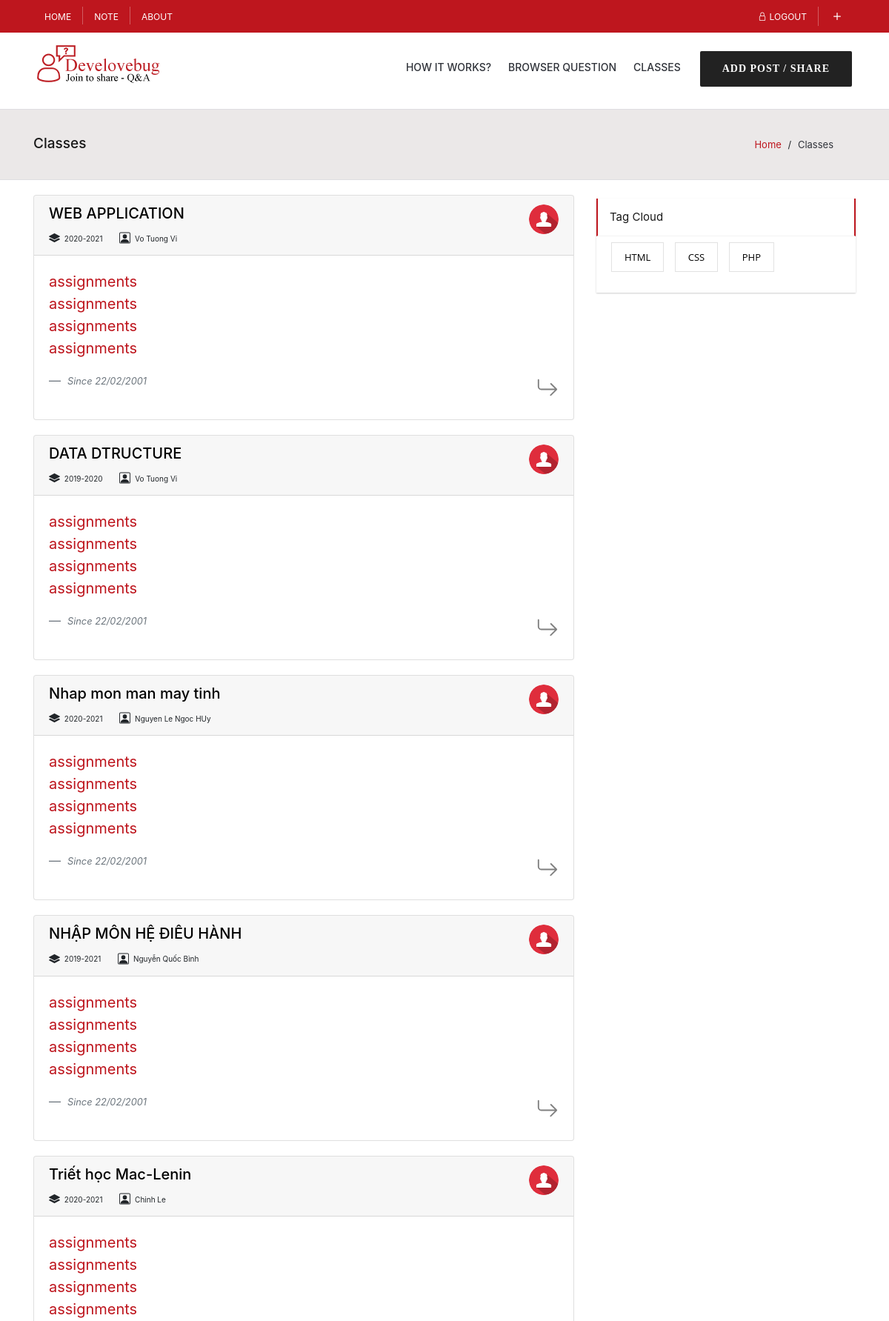
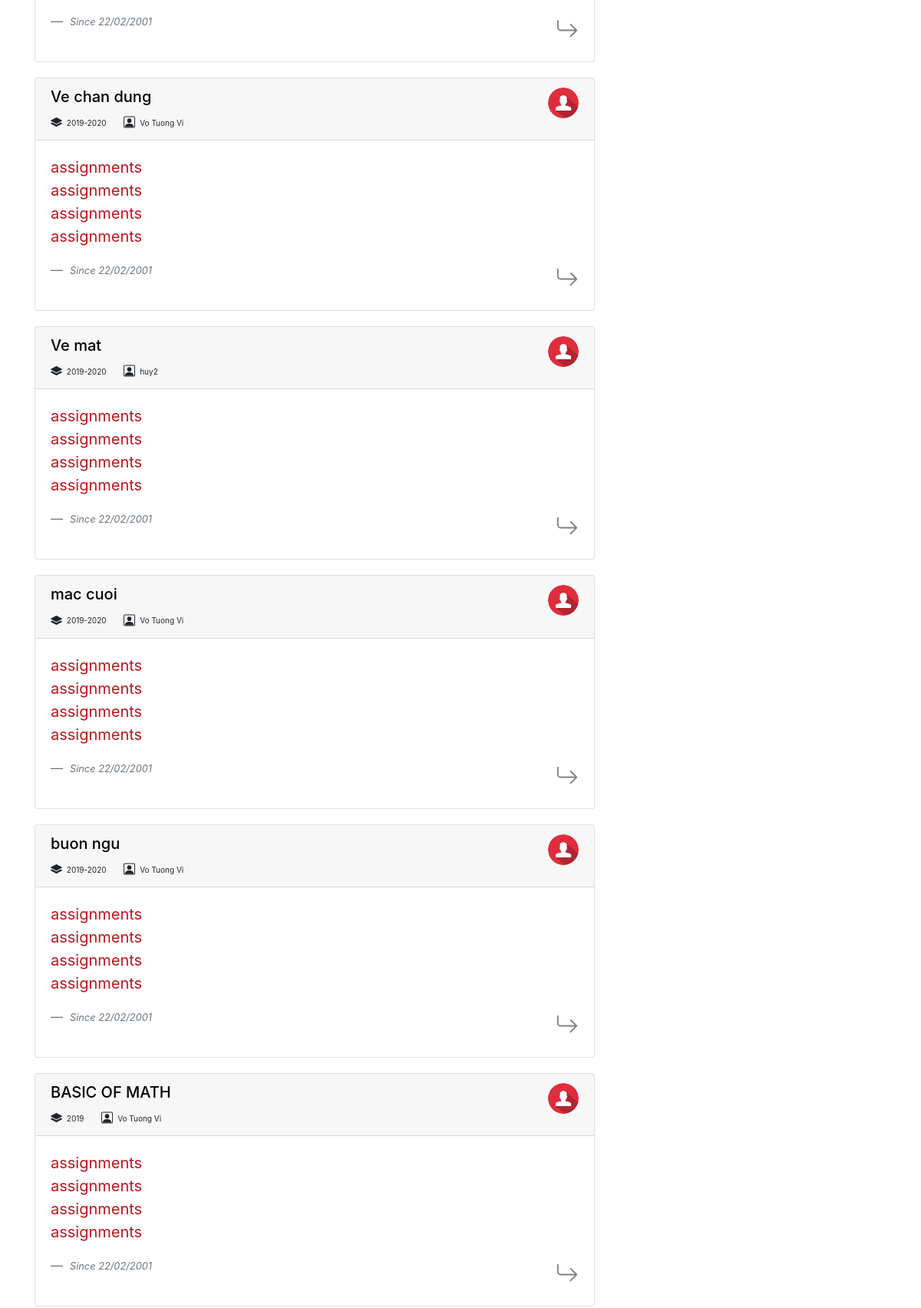
Page /classes.php (signed in, upper part) on the committed database (2 pictures, top to bottom).
### tables this page shows
CREATE TABLE `class_user_role` (
  `class_id` int(11) NOT NULL,
  `user_id` int(11) NOT NULL,
  `role_id` int(11) NOT NULL
);

CREATE TABLE `classes` (
  `id` int(11) NOT NULL,
  `subject` varchar(255) NOT NULL,
  `code` varchar(255) NOT NULL,
  `semester` varchar(255) NOT NULL,
  `room` varchar(255) DEFAULT NULL,
  `avatar` varchar(255) NOT NULL DEFAULT 'img/class1.png',
  `created_date` date NOT NULL
);

CREATE TABLE `users` (
  `id` int(11) NOT NULL,
  `username` varchar(255) NOT NULL,
  `password` varchar(255) NOT NULL,
  `email` varchar(255) NOT NULL,
  `fullname` varchar(255) NOT NULL,
  `birth` date NOT NULL,
  `tel` varchar(255) NOT NULL,
  `token` varchar(255) NOT NULL,
  `verified` tinyint(1) NOT NULL,
  `avatar` varchar(256) DEFAULT 'img/avatar.png'
);

### dao/functions.php (called while the page is built, shortened)
<?php
    function getClassInfo($conn, $classId){
        $sql =  $conn->prepare("SELECT * FROM classes WHERE id = ?");
        $sql->bind_param("i", $classId);
        $result = null;
        if($sql->execute()){
            $result = $sql->get_result();
        }
        return $result;
    }
    function getTeacherInfo($conn, $classId){
        $roleId = 2;
        $sql =  $conn->prepare("SELECT * FROM class_user_role WHERE class_id = ? AND role_id = ?");
        $sql->bind_param("ii", $classId, $roleId);
        $teacher_info  = null;
        if($sql->execute()){
            $result = $sql->get_result();
            if($result->num_rows > 0){
                $teacher_info = $result->fetch_assoc();
                $sql =  $conn->prepare("SELECT * FROM users WHERE id = ?");
                $sql->bind_param("i", $teacher_info['user_id']);
                if($sql->execute()){
                    $result = $sql->get_result();
                    $teacher_info = $result->fetch_assoc();
                }
            }
        }
        return $teacher_info;
    }
    function getClassesList($conn, $userId){
        $sql =  $conn->prepare("SELECT * FROM class_user_role WHERE user_id = ? ");
        $sql->bind_param("i", $userId);
        $result = null;
        if($sql->execute()){
            $result = $sql->get_result();
        }
        return $result;
    }
?>

### controllers/roleController.php (called while the page is built, shortened)
<?php
    require ('authController.php');
    $classes_list = getClassesList($conn, $_SESSION['userId']);
?>

### classes.php (the view, shortened to what this page needs)
<?php
	require "controllers/roleController.php";
?>
<!DOCTYPE html>
<html lang="en">
<?php require 'head-tag.php';?>
<body>
    <div id="wrap" class="wrap-nicescroll">
        <?php require "nav.php"?>
        <div class="breadcrumbs">
            <div class="container">
                <div class="row">
                    <div class="col-md-12 row">
                        <h1 class="col-md-6">Classes</h1>
                        <div class="crumbs col-md-6">
                            <a href="home.php">Home</a>
                            <span class="crumbs-span">/</span>
                            <span class="current">Classes</span>
                        </div>
                    </div>
                </div>
            </div>
        </div>
        <div class="q-main-content">
            <div class="container">
                <div class="row">
                    <div class="col-md-8">
                    <?php
                    if($classes_list->num_rows > 0){
                        while($list = $classes_list->fetch_assoc()){
                            if(getClassInfo($conn, $list["class_id"])->num_rows > 0){
                                $classInfoArray = getClassInfo($conn, $list["class_id"])->fetch_assoc();
                    ?>
                        <div class="card post class-box">
                            <div class="card-header">
                                <div class="title-box">
                                    <div class="title">
                                        <a href="class.php?classId=<?php echo $classInfoArray['id']?>">
                                            <h5><?php echo $classInfoArray['subject']?></h5>
                                        </a>
                                    </div>
                                    <div class="overal-post-info-box">
                                        <span class="clock">
                                            <small>
                                                <?php echo $classInfoArray['semester']?>
                                            </small>
                                        </span>
                                        <span class="view">
                                            <small>
                                                <?php echo getTeacherInfo($conn, $classInfoArray['id'])['fullname']?>
                                            </small>
                                        </span>
                                    </div>
                                </div>
                                <div class="user-info-box">
                                    <img src=<?php echo getTeacherInfo($conn, $classInfoArray['id'])['avatar']?> alt="avatar" class="avatar">
                                </div>
                            </div>
                            <div class="card-body">
                                <blockquote class="blockquote mb-0">
                                    <ul class="assignments-list">
                                        <li><a href="#">assignments</a></li>
                                        <li><a href="#">assignments</a></li>
                                        <li><a href="#">assignments</a></li>
                                        <li><a href="#">assignments</a></li>
                                    </ul>
                                    <footer class="blockquote-footer">
                                        <cite title="Source Title">
                                            <small><i>Since 22/02/2001</i></small>
                                        </cite>
                                        <div class="hagtag-list open-class-btn open-icon">
                                            <span>
                                                <a href="class.php?classId=<?php echo $classInfoArray['id']?>">
                                                </a>
                                            </span>
                                        </div>
                                    </footer>
                                </blockquote>
                            </div>
                        </div>
                    <?php }} }?>
                    </div>
                    <div class="col-md-4 sidebar">
                        <div id="tag_cloud-2" class="widget widget_tag_cloud">
                            <h3 class="widget_title">Tag Cloud</h3>
                            <div class="tagcloud">
                                <a href="#" class="tag-cloud-link tag-link-5 tag-link-position-1">html</a>
                                <a href="#" class="tag-cloud-link tag-link-5 tag-link-position-1">css</a>
                                <a href="#" class="tag-cloud-link tag-link-5 tag-link-position-1">php</a>
                            </div>
                        </div>
                    </div>
                </div>
            </div>
        </div>
    </div>
</body>
</html>

### rows in the picture
class_user_role: class.subject "WEB APPLICATION", class.semester "2020-2021", class.fullname "Vo Tuong Vi", class.avatar (placeholder picture)
class_user_role: class.subject "DATA DTRUCTURE", class.semester "2019-2020", class.fullname "Vo Tuong Vi", class.avatar (placeholder picture)
class_user_role: class.subject "Nhap mon man may tinh", class.semester "2020-2021", class.fullname "Nguyen Le Ngoc HUy", class.avatar (placeholder picture)
class_user_role: class.subject "NHẬP MÔN HỆ ĐIỀU HÀNH", class.semester "2019-2021", class.fullname "Nguyễn Quốc Bình", class.avatar (placeholder picture)
class_user_role: class.subject "Triết học Mac-Lenin", class.semester "2020-2021", class.fullname "Chinh Le", class.avatar (placeholder picture)
class_user_role: class.subject "Ve chan dung", class.semester "2019-2020", class.fullname "Vo Tuong Vi", class.avatar (placeholder picture)
class_user_role: class.subject "Ve mat", class.semester "2019-2020", class.fullname "huy2", class.avatar (placeholder picture)
class_user_role: class.subject "mac cuoi", class.semester "2019-2020", class.fullname "Vo Tuong Vi", class.avatar (placeholder picture)
class_user_role: class.subject "buon ngu", class.semester "2019-2020", class.fullname "Vo Tuong Vi", class.avatar (placeholder picture)
class_user_role: class.subject "BASIC OF MATH", class.semester "2019", class.fullname "Vo Tuong Vi", class.avatar (placeholder picture)
